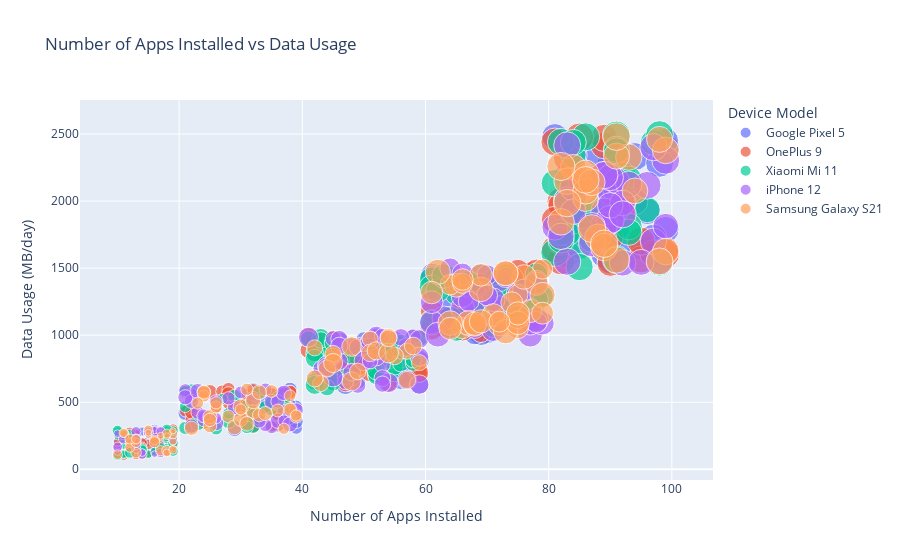

The code cell stored with this chart in its notebook:
### Code cell
# 3. Anzahl installierter Apps im Vergleich zur Datenverwendung pro Tag (Streudiagramm)
fig3 = px.scatter(df_U, x='Number of Apps Installed', y='Data Usage (MB/day)', 
                  size='App Usage Time (min/day)', color='Device Model',
                  title='Number of Apps Installed vs Data Usage')
fig3.show()

### Figure 1 — Plotly figure (JSON) as saved in the notebook; plotly's stock layout.template omitted (floating-point values rounded to 4 significant figures; data arrays with more than 128 entries replaced by an {"elided": "..."} marker saying what was removed)
{"data": [{"hovertemplate": "Device Model=Google Pixel 5<br>Number of Apps Installed=%{x}<br>Data Usage (MB/day)=%{y}<br>App Usage Time (min/day)=%{marker.size}<extra></extra>", "legendgroup": "Google Pixel 5", "marker": {"color": "#636efa", "size": {"elided": "142 int values"}, "sizemode": "area", "sizeref": 1.495, "symbol": "circle"}, "mode": "markers", "name": "Google Pixel 5", "orientation": "v", "showlegend": true, "type": "scatter", "x": {"elided": "142 int values"}, "xaxis": "x", "y": {"elided": "142 int values"}, "yaxis": "y"}, {"hovertemplate": "Device Model=OnePlus 9<br>Number of Apps Installed=%{x}<br>Data Usage (MB/day)=%{y}<br>App Usage Time (min/day)=%{marker.size}<extra></extra>", "legendgroup": "OnePlus 9", "marker": {"color": "#EF553B", "size": {"elided": "133 int values"}, "sizemode": "area", "sizeref": 1.495, "symbol": "circle"}, "mode": "markers", "name": "OnePlus 9", "orientation": "v", "showlegend": true, "type": "scatter", "x": {"elided": "133 int values"}, "xaxis": "x", "y": {"elided": "133 int values"}, "yaxis": "y"}, {"hovertemplate": "Device Model=Xiaomi Mi 11<br>Number of Apps Installed=%{x}<br>Data Usage (MB/day)=%{y}<br>App Usage Time (min/day)=%{marker.size}<extra></extra>", "legendgroup": "Xiaomi Mi 11", "marker": {"color": "#00cc96", "size": {"elided": "146 int values"}, "sizemode": "area", "sizeref": 1.495, "symbol": "circle"}, "mode": "markers", "name": "Xiaomi Mi 11", "orientation": "v", "showlegend": true, "type": "scatter", "x": {"elided": "146 int values"}, "xaxis": "x", "y": {"elided": "146 int values"}, "yaxis": "y"}, {"hovertemplate": "Device Model=iPhone 12<br>Number of Apps Installed=%{x}<br>Data Usage (MB/day)=%{y}<br>App Usage Time (min/day)=%{marker.size}<extra></extra>", "legendgroup": "iPhone 12", "marker": {"color": "#ab63fa", "size": {"elided": "146 int values"}, "sizemode": "area", "sizeref": 1.495, "symbol": "circle"}, "mode": "markers", "name": "iPhone 12", "orientation": "v", "showlegend": true, "type": "scatter", "x": {"elided": "146 int values"}, "xaxis": "x", "y": {"elided": "146 int values"}, "yaxis": "y"}, {"hovertemplate": "Device Model=Samsung Galaxy S21<br>Number of Apps Installed=%{x}<br>Data Usage (MB/day)=%{y}<br>App Usage Time (min/day)=%{marker.size}<extra></extra>", "legendgroup": "Samsung Galaxy S21", "marker": {"color": "#FFA15A", "size": {"elided": "133 int values"}, "sizemode": "area", "sizeref": 1.495, "symbol": "circle"}, "mode": "markers", "name": "Samsung Galaxy S21", "orientation": "v", "showlegend": true, "type": "scatter", "x": {"elided": "133 int values"}, "xaxis": "x", "y": {"elided": "133 int values"}, "yaxis": "y"}], "layout": {"legend": {"itemsizing": "constant", "title": {"text": "Device Model"}, "tracegroupgap": 0}, "title": {"text": "Number of Apps Installed vs Data Usage"}, "xaxis": {"anchor": "y", "domain": [0, 1], "title": {"text": "Number of Apps Installed"}}, "yaxis": {"anchor": "x", "domain": [0, 1], "title": {"text": "Data Usage (MB/day)"}}}}
